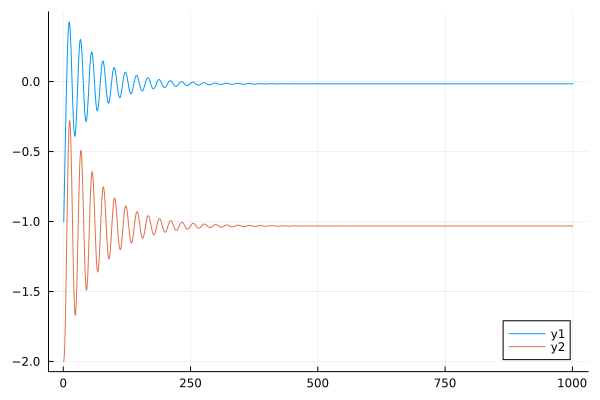

Reproduce this figure in Julia.
# This tests a two particle mass-spring-damper system with particle 1 connect to ground and
# particle 2 connected to particle 1. Particle 2 is much heavier than particle 1 and the
# simulation can go unstable if the soft constraint is made too stiff.
# Stability is improved by adding a relaxation step that applies the rigid constraint after
# the position update.
# Equilibrium at [0, -1]

# no relax stable up to 13.5 Hz
# with relax stable up to 20.5 Hz

using Plots

relax = 0

n = 2

# Initially stretched: a vertical chain with rest spacing 1
ys = Float64.(-(1:n))
vs = zeros(n)

m = ones(n)
m[n] = 100.0
invMasses = 1.0 ./ m

# effective constraint masses: first constraint is particle1-ground, others between neighbors
km = zeros(n)
km[1] = invMasses[1]
km[2:n] .= invMasses[1:n-1] .+ invMasses[2:n]
em = 1.0 ./ km

h = 1/60

# stiffness
hertz = 40.0

# damping
zeta = 1.0

# soft constraint parameters
omega = 2 * pi * hertz
biasCoeff = omega / (2 * zeta + h * omega)
cc = h * omega * (2 * zeta + h * omega)
impulseCoeff = 1 / (1 + cc)
massCoeff = cc * impulseCoeff

lambdas = zeros(n)
yys = zeros(n, 1001)
yys[:, 1] = ys
cdot = zeros(n)
c = zeros(n)

for i = 1:1000
    # gravity/force
    vs .-= 10 * h

    # warm start: apply existing constraint impulses to velocities
    # constraint 1: ground - particle 1
    vs[1:n-1] .+= invMasses[1:n-1] .* (lambdas[1:n-1] .- lambdas[2:n])
    vs[n] += invMasses[n] * lambdas[n]

    # sequential constraint solver
    c[1] = ys[1]
    c[2:n] .= ys[2:n] .- ys[1:n-1] .+ 1

    for iter = 1:8
        cdot[1] = vs[1]
        dlambda = -massCoeff * em[1] * (cdot[1] + biasCoeff * c[1]) - impulseCoeff * lambdas[1]
        lambdas[1] += dlambda
        vs[1] += invMasses[1] * dlambda

        for j = 2:n
            cdot[j] = vs[j] - vs[j-1]
            dlambda = -massCoeff * em[j] * (cdot[j] + biasCoeff * c[j]) - impulseCoeff * lambdas[j]
            lambdas[j] += dlambda

            vs[j-1] -= invMasses[j-1] * dlambda
            vs[j] += invMasses[j] * dlambda
        end
    end

    # integrate positions
    ys .+= h .* vs

    # relax (post-stabilization velocity correction)
    if relax == 1
        cdot[1] = vs[1]
        dlambda = -em[1] * cdot[1]
        lambdas[1] += dlambda
        vs[1] += invMasses[1] * dlambda

        for j = 2:n
            cdot[j] = vs[j] - vs[j-1]
            dlambda = -em[j] * cdot[j]
            lambdas[j] += dlambda

            vs[j-1] -= invMasses[j-1] * dlambda
            vs[j] += invMasses[j] * dlambda
        end
    end

    yys[:, i+1] = ys
end

p = plot(yys')
savefig(p, "sc_gs.svg")
